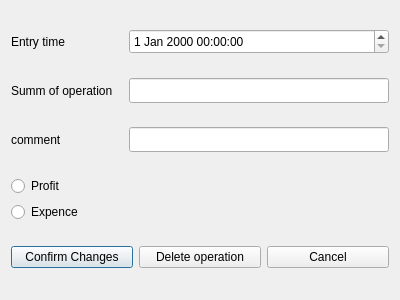
<?xml version="1.0" encoding="UTF-8"?>
<ui version="4.0">
 <class>editentry</class>
 <widget class="QDialog" name="editentry">
  <property name="windowModality">
   <enum>Qt::ApplicationModal</enum>
  </property>
  <property name="geometry">
   <rect>
    <x>0</x>
    <y>0</y>
    <width>400</width>
    <height>300</height>
   </rect>
  </property>
  <property name="windowTitle">
   <string>Edit Entry</string>
  </property>
  <layout class="QVBoxLayout" name="verticalLayout_2">
   <item>
    <layout class="QHBoxLayout" name="dateTime">
     <item>
      <widget class="QLabel" name="timeLabel">
       <property name="text">
        <string>Entry time</string>
       </property>
      </widget>
     </item>
     <item>
      <widget class="QDateTimeEdit" name="dateTimeEdit">
       <property name="sizePolicy">
        <sizepolicy hsizetype="Minimum" vsizetype="Fixed">
         <horstretch>0</horstretch>
         <verstretch>0</verstretch>
        </sizepolicy>
       </property>
       <property name="minimumSize">
        <size>
         <width>260</width>
         <height>25</height>
        </size>
       </property>
       <property name="baseSize">
        <size>
         <width>260</width>
         <height>25</height>
        </size>
       </property>
      </widget>
     </item>
    </layout>
   </item>
   <item>
    <layout class="QHBoxLayout" name="horizontalLayout">
     <item>
      <widget class="QLabel" name="summLabel">
       <property name="text">
        <string>Summ of operation</string>
       </property>
      </widget>
     </item>
     <item>
      <widget class="QLineEdit" name="lineSumm">
       <property name="sizePolicy">
        <sizepolicy hsizetype="Minimum" vsizetype="Fixed">
         <horstretch>0</horstretch>
         <verstretch>0</verstretch>
        </sizepolicy>
       </property>
       <property name="minimumSize">
        <size>
         <width>260</width>
         <height>25</height>
        </size>
       </property>
       <property name="baseSize">
        <size>
         <width>260</width>
         <height>25</height>
        </size>
       </property>
      </widget>
     </item>
    </layout>
   </item>
   <item>
    <layout class="QHBoxLayout" name="comment">
     <item>
      <widget class="QLabel" name="labelComment">
       <property name="text">
        <string>comment</string>
       </property>
      </widget>
     </item>
     <item>
      <widget class="QLineEdit" name="lineEditComment">
       <property name="sizePolicy">
        <sizepolicy hsizetype="Minimum" vsizetype="Fixed">
         <horstretch>0</horstretch>
         <verstretch>0</verstretch>
        </sizepolicy>
       </property>
       <property name="minimumSize">
        <size>
         <width>260</width>
         <height>25</height>
        </size>
       </property>
       <property name="maximumSize">
        <size>
         <width>16777215</width>
         <height>16777215</height>
        </size>
       </property>
       <property name="baseSize">
        <size>
         <width>260</width>
         <height>25</height>
        </size>
       </property>
      </widget>
     </item>
    </layout>
   </item>
   <item>
    <layout class="QVBoxLayout" name="verticalLayout">
     <item>
      <widget class="QRadioButton" name="radioButtonProfit">
       <property name="text">
        <string>Profit</string>
       </property>
      </widget>
     </item>
     <item>
      <widget class="QRadioButton" name="radioButtonExpense">
       <property name="text">
        <string>Expence</string>
       </property>
      </widget>
     </item>
    </layout>
   </item>
   <item>
    <layout class="QHBoxLayout" name="horizontalLayout_2">
     <item>
      <widget class="QPushButton" name="confirmChanges">
       <property name="text">
        <string>Confirm Changes</string>
       </property>
      </widget>
     </item>
     <item>
      <widget class="QPushButton" name="deleteOp">
       <property name="text">
        <string>Delete operation</string>
       </property>
      </widget>
     </item>
     <item>
      <widget class="QPushButton" name="cancel">
       <property name="text">
        <string>Cancel</string>
       </property>
      </widget>
     </item>
    </layout>
   </item>
  </layout>
 </widget>
 <resources/>
 <connections/>
</ui>
